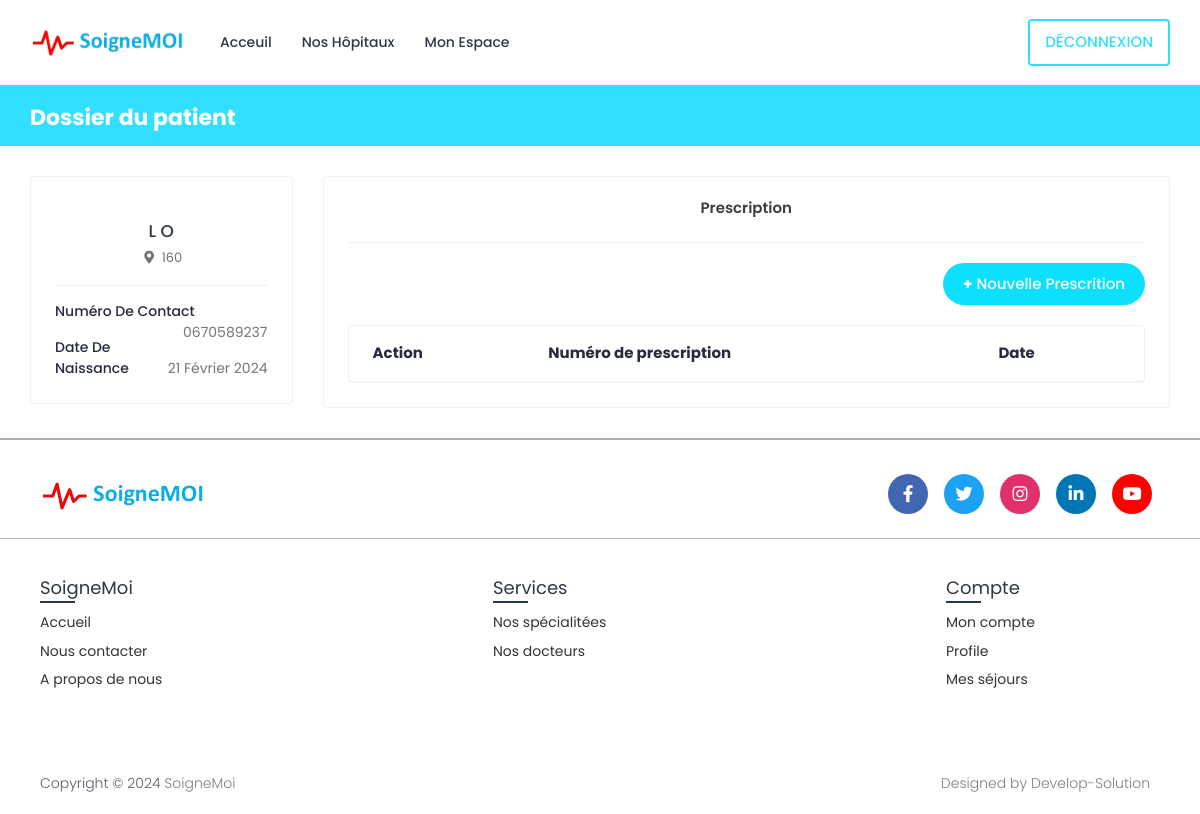
/patient-profile/20/ (signed in), run on an earlier commit of the app's database.
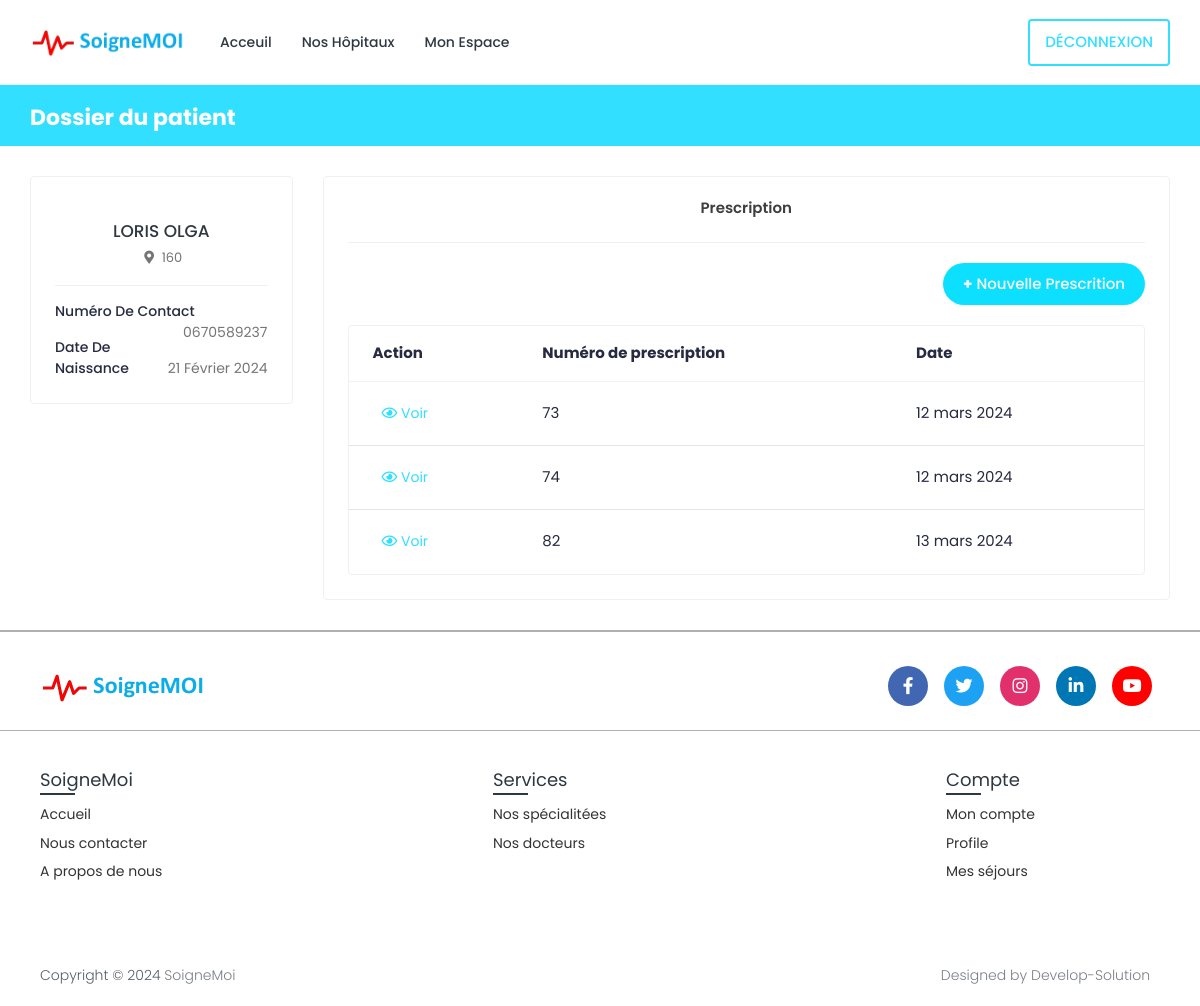
And on a later commit of the database.
### book/models.py (models this page shows, shortened)
class Patient(models.Model):
    patient_id = models.AutoField(primary_key=True)
    user = models.OneToOneField(User, on_delete=models.CASCADE, null=True, blank=True, related_name='patient')
    first_name = models.CharField(max_length=200, null=True, blank=True)
    last_name = models.CharField(max_length=200, null=True, blank=True)
    phone_number = models.CharField(max_length=10,null=True, blank=True)
    address = models.CharField(max_length=200, null=True, blank=True)
    date_of_birth = models.DateField(null=True, blank=True)
    serial_number = models.CharField(max_length=200, null=True, blank=True)

class Prescription(models.Model):
    prescription_id = models.AutoField(primary_key=True)
    doctor = models.ForeignKey(Doctor, on_delete=models.CASCADE, null=True, blank=True)
    patient = models.ForeignKey(Patient, on_delete=models.SET_NULL, null=True, blank=True)
    create_date = models.DateField(null=True, blank=True)
    extra_information = models.TextField(null=True, blank=True)

### book/views.py (the view)
# urls.py: path('patient-profile/<int:pk>/', views.patient_profile, name='patient-profile'),
@csrf_exempt
@login_required(login_url="login")
def patient_profile(request, pk):
    doctor = None
    secretary = None
    prescription = None
    if request.user.is_doctor:
        doctor = Doctor.objects.get(user=request.user)
        patient = Patient.objects.get(patient_id=pk)
        appointments = Appointment.objects.filter(doctor=doctor, patient=patient)
        prescription = Prescription.objects.filter(doctor=doctor, patient=patient)
    elif request.user.is_secretary:
        secretary = Secretary.objects.get(user=request.user)
        patient = Patient.objects.get(patient_id=pk)
        appointments = Appointment.objects.filter(secretary=secretary, patient=patient)
    else:
        return redirect('logout')
    context = {
        'doctor': doctor,
        'appointments': appointments,
        'patient': patient,
        'prescription': prescription,
        'secretary': secretary
    }
    return render(request, 'book/doctors/patient-profile.html', context)

### templates/book/doctors/patient-profile.html (shortened to what the changed rows need)
{% extends 'book/doctors/doctor-base.html' %}
{% load static %}
{% block content %}
{% load static %}
  <body>
    <div class="main-wrapper">
      <div class="breadcrumb-bar">
        <div class="container-fluid">
          <div class="row align-items-center">
            <div class="col-md-12 col-12">
              <h2 class="breadcrumb-title">Dossier du patient</h2>{% include 'book/message.html' %}
            </div>
          </div>
        </div>
      </div>
      <div class="content">
        <div class="container-fluid">
          <div class="row">
            <div
              class="col-md-5 col-lg-4 col-xl-3 theiaStickySidebar dct-dashbd-lft"
            >
              <div class="card widget-profile pat-widget-profile">
                <div class="card-body">
                  <div class="pro-widget-content">
                    <div class="profile-info-widget">
                      <div class="profile-det-info">
                        <h3><a href="#">{{patient.first_name}} {{patient.last_name}}</a></h3>
                        <div class="patient-details">
                          <h5 class="mb-0">
                            <i class="fas fa-map-marker-alt"></i>
                            {{ patient.address }}
                          </h5>
                        </div>
                      </div>
                    </div>
                  </div>
                  <div class="patient-info">
                    <ul>
                      <li>Numéro de contact <span>{{patient.phone_number}}</span></li>
                      <li>Date de naissance <span>{{patient.date_of_birth}}</span></li>
                    </ul>
                  </div>
                </div>
              </div>
            </div>
            <div class="col-md-7 col-lg-8 col-xl-9 dct-appoinment">
              <div class="card">
                <div class="card-body pt-0">
                  <div class="tab-content">
                    <div class="tab-pane show active" id="pres">
                      <div class="card card-table mb-0">
                        <div class="card-body">
                          <div class="table-responsive">
                            <table class="table table-hover table-center mb-0">
                              <thead>
                                <tr>
                                  <th>Action</th>
                                  <th>Numéro de prescription</th>
                                  <th>Date</th>
                                </tr>
                              </thead>
                              <tbody>
                                {% for p in prescription %}
                                <tr>
                                  <td class="text-left">
                                    <div class="table-action">
                                      <a
                                        href="{% url 'doctor-view-prescription' pk=p.prescription_id %}"
                                        class="btn btn-sm bg-info-light"
                                      >
                                        <i class="far fa-eye"></i> Voir
                                      </a>
                                    </div>
                                  </td>
                                  <td>{{p.prescription_id}}</td>
                                  <td>{{p.create_date}}</td>
                                </tr>
                                {% endfor %}
                              </tbody>
                            </table>
                          </div>
                        </div>
                      </div>
                    </div>
                  </div>
                </div>
              </div>
            </div>
          </div>
        </div>
      </div>
            </div>
  </body>
 {% endblock content %}

What changed in the data, as far as the page shows it:
changed Patient: first_name "L" → "LORIS"; last_name "O" → "OLGA"
added Prescription: prescription_id "73", create_date "12 mars 2024"
added Prescription: prescription_id "74", create_date "12 mars 2024"
added Prescription: prescription_id "82", create_date "13 mars 2024"
